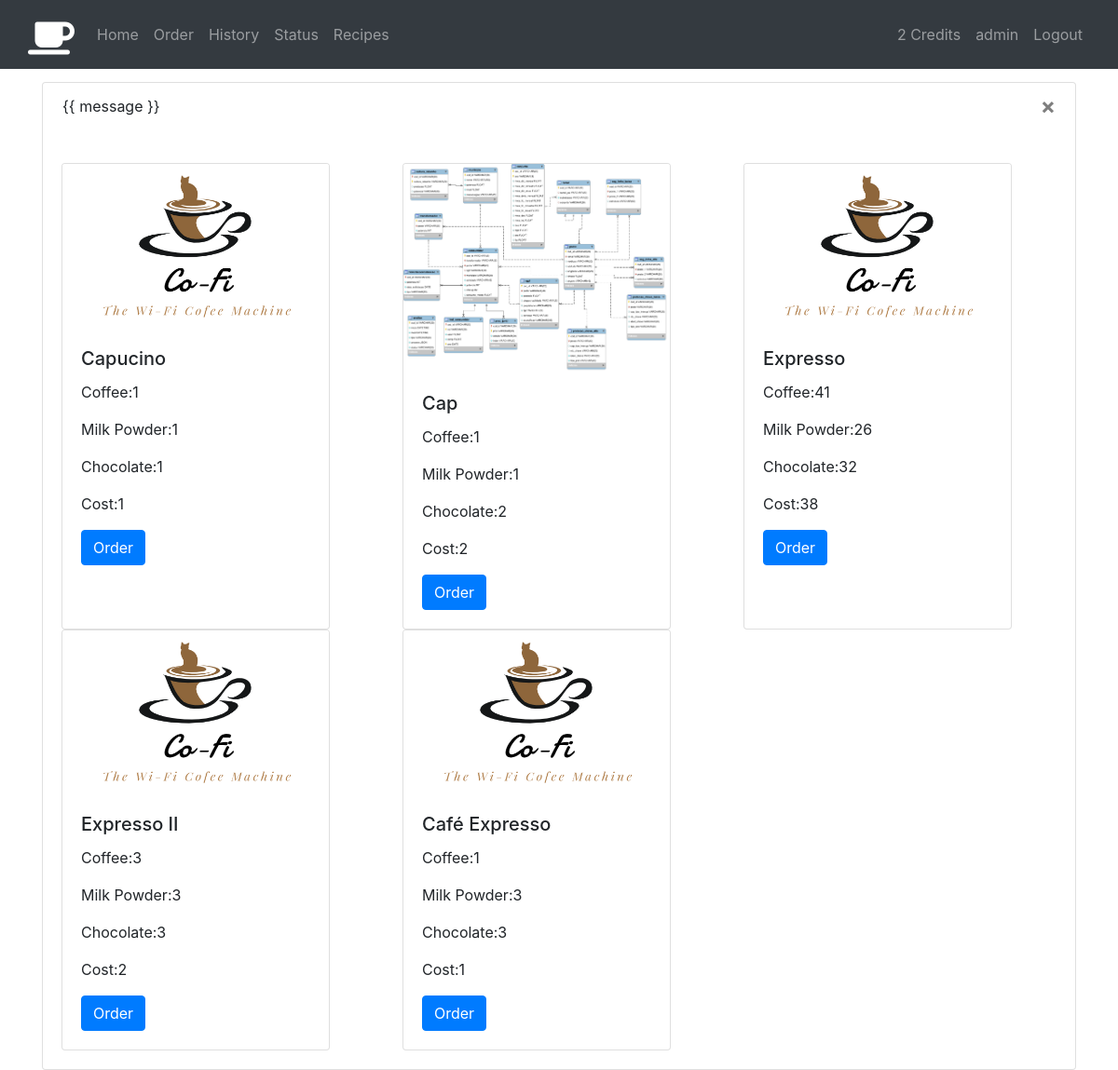
/order/ (signed in), run on the app's committed database.
### webapp/models.py (models this page shows)
class CoffeeUser(models.Model):
    user = models.OneToOneField(User, on_delete=models.CASCADE)
    credits = models.IntegerField()

class CoffeeRecipe(models.Model):
    name = models.CharField(max_length=100)
    image = models.ImageField(upload_to='images/')
    coffee = models.IntegerField()
    milk = models.IntegerField()
    chocolate = models.IntegerField()
    cost = models.IntegerField()

### webapp/views.py (the view)
# urls.py: path('order/', views.order, name="order"),
@login_required
def order(request):
    if request.method == 'POST':
        pass
    else:
        coffee = CoffeeRecipe.objects.all()
    context = {
        'coffee': coffee,
        }
    return render(request, 'order.html', context)

### webapp/templates/order.html (shortened to what this page needs)
{% extends "base.html" %}
{% block content %}
{% load static %}
<div id="app" class="row">
    <div class="col-sm-12">
        <div class="card">
            <div class="alert" role="alert" v-if="activate" v-bind:class="alertClass">
                {% templatetag openvariable %} message {% templatetag closevariable %}
                <button type="button" class="close" v-on:click="dismiss">
                    <span aria-hidden="true">&times;</span>
                </button>
            </div>
            <div class="card-body">
                <div class="row row-cols-1 row-cols-sm-2 row-cols-md-3 row-cols-lg-4 row-cols-xl-5">
                    {% for item in coffee %}
                        <div class="col-lg-4 d-flex align-items-stretch">
                            <div class="card" style="width: 18rem;">
                                <img src="{{ item.image.url }}" class="card-img-top" alt="...">
                                <div class="card-body">
                                    <h5 class="card-title">{{item.name}}</h5>
                                    <p class="card-text">Coffee:{{ item.coffee}}</p>
                                    <p class="card-text">Milk Powder:{{ item.milk}}</p>
                                    <p class="card-text">Chocolate:{{ item.chocolate}}</p>
                                    <p class="card-text">Cost:{{ item.cost}}</p>
                                    <button v-on:click="order({{ item.pk }})" class="btn btn-primary">Order</a>
                                </div>
                            </div>
                        </div>
                    {% endfor %}
                </div>
            </div>
        </div>
    </div>
</div>
{% endblock %}

### templates/base.html (shortened to what this page needs)
<html !DOCTYPE>
<head>
    <link rel="stylesheet" href="https://stackpath.bootstrapcdn.com/bootstrap/4.3.1/css/bootstrap.min.css">
    {% load static %}
</head>
<body>
    <nav class="navbar navbar-expand navbar-dark bg-dark fixed-top">
        <div class="container">
            <div class="navbar-header">
                <a class="navbar-brand" href="{% url 'index' %}"><i class="fas fa-coffee fa-2x mt-2"></i></a>
            </div>
            <div class="collapse navbar-collapse">
                <ul class="navbar-nav">
                    <li class="nav-item">
                        <a class="nav-link" href="{% url 'index' %}">Home</a>
                    </li>
                    <li class="nav-item">
                        <a class="nav-link" href="{% url 'order' %}">Order</a>
                    </li>
                    <li class="nav-item">
                        <a class="nav-link" href="{% url 'history' %}">History</a>
                    </li>
                    <li class="nav-item">
                        <a class="nav-link" href="{% url 'status' %}">Status</a>
                    </li>
                {% if user.is_superuser %}
                    <li class="nav-item">
                        <a class="nav-link" href="{% url 'recipes' %}">Recipes</a>
                    </li>
                {% endif %}
                {% if user.is_authenticated %}
                    </ul>
                    <ul class="navbar-nav ml-auto">
                        <li class="nav-item">
                            <div class="nav-link"><a id="credits">{{user.coffeeuser.credits}}</a> Credits</div>
                        </li>
                        <li class="nav-item">
                            <a class="nav-link" href="#">{{user.username}}</a>
                        </li>
                        <li class="nav-item">
                            <a class="nav-link" href="{% url 'logout' %}">Logout</a>
                        </li>
                    </ul>
                {% endif %}
            </div>
        </div>
    </nav>
    <div class="container" style="margin-top: 30;">
        {% block content %} {% endblock %}
    </div>
</body>
</html>

### templates/base.html (style rules this page uses)
body { padding-top: 58px; }

### data on the page
CoffeeRecipe: image (picture), name "Capucino", coffee "1", milk "1", chocolate "1", cost "1"
CoffeeRecipe: image (picture), name "Cap", coffee "1", milk "1", chocolate "2", cost "2"
CoffeeRecipe: image (picture), name "Expresso", coffee "41", milk "26", chocolate "32", cost "38"
CoffeeRecipe: image (picture), name "Expresso II", coffee "3", milk "3", chocolate "3", cost "2"
CoffeeRecipe: image (picture), name "Café Expresso", coffee "1", milk "3", chocolate "3", cost "1"

### other printed values
{{ user.coffeeuser.credits }} "2"
{{ user.username }} "admin"
